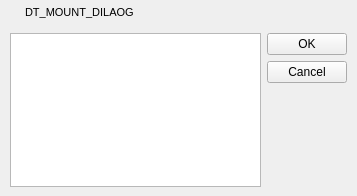
<?xml version="1.0" encoding="UTF-8"?>
<ui version="4.0">
 <class>DTMountDialog</class>
 <widget class="QWidget" name="DTMountDialog">
  <property name="geometry">
   <rect>
    <x>0</x>
    <y>0</y>
    <width>357</width>
    <height>196</height>
   </rect>
  </property>
  <property name="windowTitle">
   <string>DT_MOUNT_DILAOG</string>
  </property>
  <property name="windowIcon">
   <iconset resource="ltorrent.qrc">
    <normaloff>:/icons/app.ico</normaloff>:/icons/app.ico</iconset>
  </property>
  <layout class="QVBoxLayout" name="verticalLayout">
   <property name="spacing">
    <number>0</number>
   </property>
   <property name="leftMargin">
    <number>1</number>
   </property>
   <property name="topMargin">
    <number>1</number>
   </property>
   <property name="rightMargin">
    <number>1</number>
   </property>
   <property name="bottomMargin">
    <number>0</number>
   </property>
   <item>
    <widget class="QWidget" name="titleBar" native="true">
     <property name="minimumSize">
      <size>
       <width>0</width>
       <height>23</height>
      </size>
     </property>
     <property name="maximumSize">
      <size>
       <width>16777215</width>
       <height>23</height>
      </size>
     </property>
     <property name="styleSheet">
      <string notr="true"/>
     </property>
     <layout class="QHBoxLayout" name="horizontalLayout">
      <property name="spacing">
       <number>4</number>
      </property>
      <property name="leftMargin">
       <number>5</number>
      </property>
      <property name="topMargin">
       <number>0</number>
      </property>
      <property name="rightMargin">
       <number>1</number>
      </property>
      <property name="bottomMargin">
       <number>0</number>
      </property>
      <item>
       <widget class="QLabel" name="tbMenu">
        <property name="maximumSize">
         <size>
          <width>15</width>
          <height>15</height>
         </size>
        </property>
        <property name="text">
         <string/>
        </property>
        <property name="pixmap">
         <pixmap resource="ltorrent.qrc">:/icons/app.ico</pixmap>
        </property>
        <property name="scaledContents">
         <bool>true</bool>
        </property>
       </widget>
      </item>
      <item>
       <widget class="QLabel" name="LTitle">
        <property name="minimumSize">
         <size>
          <width>100</width>
          <height>22</height>
         </size>
        </property>
        <property name="maximumSize">
         <size>
          <width>16777215</width>
          <height>22</height>
         </size>
        </property>
        <property name="font">
         <font>
          <family>Arial</family>
          <pointsize>8</pointsize>
          <weight>50</weight>
          <bold>false</bold>
          <stylestrategy>PreferDefault</stylestrategy>
         </font>
        </property>
        <property name="styleSheet">
         <string notr="true"/>
        </property>
        <property name="text">
         <string>DT_MOUNT_DILAOG</string>
        </property>
        <property name="textFormat">
         <enum>Qt::AutoText</enum>
        </property>
       </widget>
      </item>
      <item>
       <widget class="QPushButton" name="pbClose">
        <property name="minimumSize">
         <size>
          <width>22</width>
          <height>22</height>
         </size>
        </property>
        <property name="maximumSize">
         <size>
          <width>22</width>
          <height>22</height>
         </size>
        </property>
        <property name="iconSize">
         <size>
          <width>22</width>
          <height>22</height>
         </size>
        </property>
        <property name="flat">
         <bool>true</bool>
        </property>
       </widget>
      </item>
     </layout>
    </widget>
   </item>
   <item>
    <widget class="QWidget" name="m_centralWidget" native="true">
     <layout class="QGridLayout" name="gridLayout">
      <item row="0" column="0">
       <widget class="QListView" name="listView">
        <property name="editTriggers">
         <set>QAbstractItemView::NoEditTriggers</set>
        </property>
       </widget>
      </item>
      <item row="0" column="1">
       <layout class="QVBoxLayout">
        <property name="spacing">
         <number>6</number>
        </property>
        <property name="margin">
         <number>0</number>
        </property>
        <item>
         <widget class="QPushButton" name="okButton">
          <property name="text">
           <string>OK</string>
          </property>
         </widget>
        </item>
        <item>
         <widget class="QPushButton" name="cancelButton">
          <property name="text">
           <string>Cancel</string>
          </property>
         </widget>
        </item>
        <item>
         <spacer>
          <property name="orientation">
           <enum>Qt::Vertical</enum>
          </property>
          <property name="sizeHint" stdset="0">
           <size>
            <width>20</width>
            <height>40</height>
           </size>
          </property>
         </spacer>
        </item>
       </layout>
      </item>
     </layout>
    </widget>
   </item>
  </layout>
 </widget>
 <resources>
  <include location="ltorrent.qrc"/>
 </resources>
 <connections>
  <connection>
   <sender>cancelButton</sender>
   <signal>clicked()</signal>
   <receiver>DTMountDialog</receiver>
   <slot>reject()</slot>
   <hints>
    <hint type="sourcelabel">
     <x>330</x>
     <y>66</y>
    </hint>
    <hint type="destinationlabel">
     <x>197</x>
     <y>125</y>
    </hint>
   </hints>
  </connection>
 </connections>
 <slots>
  <slot>MountSelectedFILE()</slot>
 </slots>
</ui>
